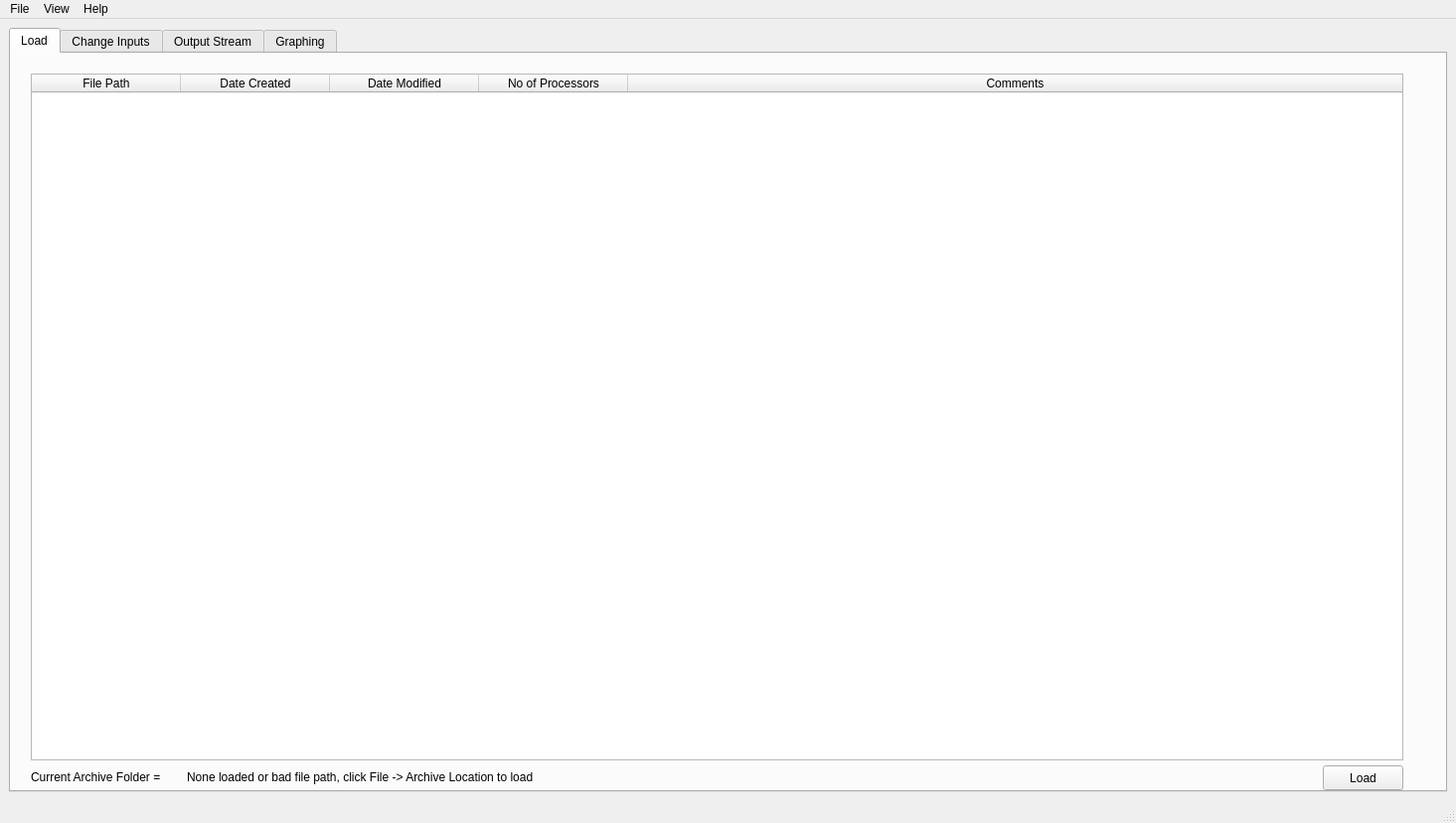
<?xml version="1.0" encoding="UTF-8"?>
<ui version="4.0">
 <class>MainWindow</class>
 <widget class="QMainWindow" name="MainWindow">
  <property name="geometry">
   <rect>
    <x>0</x>
    <y>0</y>
    <width>1465</width>
    <height>828</height>
   </rect>
  </property>
  <property name="cursor">
   <cursorShape>ArrowCursor</cursorShape>
  </property>
  <property name="windowTitle">
   <string>boutGUI</string>
  </property>
  <property name="tabShape">
   <enum>QTabWidget::Rounded</enum>
  </property>
  <widget class="QWidget" name="centralwidget">
   <layout class="QGridLayout" name="gridLayout_2">
    <item row="0" column="0">
     <widget class="QTabWidget" name="tabWidget">
      <property name="toolTip">
       <string/>
      </property>
      <property name="tabShape">
       <enum>QTabWidget::Rounded</enum>
      </property>
      <property name="currentIndex">
       <number>0</number>
      </property>
      <property name="tabsClosable">
       <bool>false</bool>
      </property>
      <property name="movable">
       <bool>false</bool>
      </property>
      <widget class="QWidget" name="Load">
       <property name="enabled">
        <bool>true</bool>
       </property>
       <attribute name="title">
        <string>Load</string>
       </attribute>
       <widget class="QPushButton" name="pushButton">
        <property name="geometry">
         <rect>
          <x>1320</x>
          <y>716</y>
          <width>81</width>
          <height>25</height>
         </rect>
        </property>
        <property name="toolTip">
         <string>Loads the selected file for simualtion after editing</string>
        </property>
        <property name="text">
         <string>Load</string>
        </property>
       </widget>
       <widget class="QTableWidget" name="tableWidget">
        <property name="geometry">
         <rect>
          <x>20</x>
          <y>20</y>
          <width>1381</width>
          <height>691</height>
         </rect>
        </property>
        <property name="alternatingRowColors">
         <bool>true</bool>
        </property>
        <property name="selectionMode">
         <enum>QAbstractItemView::SingleSelection</enum>
        </property>
        <property name="selectionBehavior">
         <enum>QAbstractItemView::SelectRows</enum>
        </property>
        <property name="columnCount">
         <number>5</number>
        </property>
        <attribute name="horizontalHeaderDefaultSectionSize">
         <number>150</number>
        </attribute>
        <attribute name="horizontalHeaderShowSortIndicator" stdset="0">
         <bool>false</bool>
        </attribute>
        <attribute name="horizontalHeaderStretchLastSection">
         <bool>true</bool>
        </attribute>
        <attribute name="verticalHeaderStretchLastSection">
         <bool>false</bool>
        </attribute>
        <column>
         <property name="text">
          <string>File Path</string>
         </property>
         <property name="toolTip">
          <string>Click to sort by file path</string>
         </property>
        </column>
        <column>
         <property name="text">
          <string>Date Created</string>
         </property>
         <property name="toolTip">
          <string>Click to sort by Date Created</string>
         </property>
        </column>
        <column>
         <property name="text">
          <string>Date Modified</string>
         </property>
         <property name="toolTip">
          <string>Click to sort by Date Modified</string>
         </property>
        </column>
        <column>
         <property name="text">
          <string>No of Processors</string>
         </property>
        </column>
        <column>
         <property name="text">
          <string>Comments</string>
         </property>
        </column>
       </widget>
       <widget class="QLabel" name="archivePath">
        <property name="geometry">
         <rect>
          <x>177</x>
          <y>718</y>
          <width>951</width>
          <height>20</height>
         </rect>
        </property>
        <property name="toolTip">
         <string>Shows the file path of the current archive</string>
        </property>
        <property name="text">
         <string>None loaded or bad file path, click File -&gt; Archive Location to load</string>
        </property>
       </widget>
       <widget class="QLabel" name="label_18">
        <property name="geometry">
         <rect>
          <x>20</x>
          <y>720</y>
          <width>201</width>
          <height>16</height>
         </rect>
        </property>
        <property name="text">
         <string>Current Archive Folder =</string>
        </property>
       </widget>
      </widget>
      <widget class="QWidget" name="tab_2">
       <attribute name="title">
        <string>Change Inputs</string>
       </attribute>
       <widget class="QPushButton" name="pushButton_2">
        <property name="geometry">
         <rect>
          <x>1170</x>
          <y>687</y>
          <width>75</width>
          <height>25</height>
         </rect>
        </property>
        <property name="toolTip">
         <string>Save changes made to the control file without running anything</string>
        </property>
        <property name="text">
         <string>Write to file</string>
        </property>
       </widget>
       <widget class="QPushButton" name="pushButton_3">
        <property name="geometry">
         <rect>
          <x>1250</x>
          <y>687</y>
          <width>161</width>
          <height>25</height>
         </rect>
        </property>
        <property name="toolTip">
         <string>Run the simulation with all the user settings </string>
        </property>
        <property name="text">
         <string>Run Simulation</string>
        </property>
       </widget>
       <widget class="QCheckBox" name="checkBox">
        <property name="geometry">
         <rect>
          <x>1171</x>
          <y>720</y>
          <width>71</width>
          <height>20</height>
         </rect>
        </property>
        <property name="toolTip">
         <string>If checked runs the simulations from the previous data</string>
        </property>
        <property name="text">
         <string>Restart</string>
        </property>
       </widget>
       <widget class="QLabel" name="fileLabel">
        <property name="geometry">
         <rect>
          <x>100</x>
          <y>723</y>
          <width>771</width>
          <height>16</height>
         </rect>
        </property>
        <property name="toolTip">
         <string>Current config filepath</string>
        </property>
        <property name="text">
         <string>None</string>
        </property>
       </widget>
       <widget class="QLabel" name="label_15">
        <property name="geometry">
         <rect>
          <x>20</x>
          <y>723</y>
          <width>91</width>
          <height>16</height>
         </rect>
        </property>
        <property name="text">
         <string>Open File =</string>
        </property>
       </widget>
       <widget class="QGroupBox" name="groupBox_18">
        <property name="geometry">
         <rect>
          <x>913</x>
          <y>532</y>
          <width>501</width>
          <height>151</height>
         </rect>
        </property>
        <property name="title">
         <string>Comments</string>
        </property>
        <widget class="QPlainTextEdit" name="plainTextEdit">
         <property name="geometry">
          <rect>
           <x>4</x>
           <y>15</y>
           <width>491</width>
           <height>131</height>
          </rect>
         </property>
         <property name="toolTip">
          <string>Type comments in here that will be saved in the archive</string>
         </property>
        </widget>
       </widget>
       <widget class="QPushButton" name="runScanningSimulation">
        <property name="geometry">
         <rect>
          <x>1250</x>
          <y>715</y>
          <width>161</width>
          <height>25</height>
         </rect>
        </property>
        <property name="toolTip">
         <string>Runs a series of simulations given an increment, a starting variable and a final variable</string>
        </property>
        <property name="text">
         <string>Run Scanning Simulation</string>
        </property>
       </widget>
       <widget class="QLabel" name="label_17">
        <property name="geometry">
         <rect>
          <x>20</x>
          <y>700</y>
          <width>201</width>
          <height>16</height>
         </rect>
        </property>
        <property name="text">
         <string>Current Simulation Code File = </string>
        </property>
       </widget>
       <widget class="QLabel" name="simulationFile">
        <property name="geometry">
         <rect>
          <x>210</x>
          <y>700</y>
          <width>771</width>
          <height>16</height>
         </rect>
        </property>
        <property name="toolTip">
         <string>File path of the simulation code that will be used in the simulation</string>
        </property>
        <property name="text">
         <string>None</string>
        </property>
       </widget>
       <widget class="QSpinBox" name="procSpin">
        <property name="geometry">
         <rect>
          <x>1060</x>
          <y>688</y>
          <width>53</width>
          <height>22</height>
         </rect>
        </property>
        <property name="toolTip">
         <string>Change the number of processor to run the simulation on</string>
        </property>
       </widget>
       <widget class="QLabel" name="label">
        <property name="geometry">
         <rect>
          <x>919</x>
          <y>690</y>
          <width>151</width>
          <height>16</height>
         </rect>
        </property>
        <property name="toolTip">
         <string>Change the number of processor to run the simulation on</string>
        </property>
        <property name="text">
         <string>Number of Processors:</string>
        </property>
       </widget>
       <widget class="QSpinBox" name="niceSpin">
        <property name="geometry">
         <rect>
          <x>1060</x>
          <y>718</y>
          <width>53</width>
          <height>22</height>
         </rect>
        </property>
        <property name="toolTip">
         <string>Set the niceness level of the simulation</string>
        </property>
        <property name="minimum">
         <number>-99</number>
        </property>
       </widget>
       <widget class="QLabel" name="label_2">
        <property name="geometry">
         <rect>
          <x>959</x>
          <y>720</y>
          <width>101</width>
          <height>16</height>
         </rect>
        </property>
        <property name="toolTip">
         <string>Set the niceness level of the simulation</string>
        </property>
        <property name="text">
         <string>'Niceness' level:</string>
        </property>
       </widget>
      </widget>
      <widget class="QWidget" name="tab">
       <attribute name="title">
        <string>Output Stream</string>
       </attribute>
       <widget class="QTextBrowser" name="outputStream">
        <property name="geometry">
         <rect>
          <x>10</x>
          <y>10</y>
          <width>1401</width>
          <height>691</height>
         </rect>
        </property>
        <property name="toolTip">
         <string>The output stream, showing simualtion data from the BOUT code</string>
        </property>
       </widget>
       <widget class="QPushButton" name="stopSimulation">
        <property name="geometry">
         <rect>
          <x>10</x>
          <y>710</y>
          <width>1401</width>
          <height>25</height>
         </rect>
        </property>
        <property name="toolTip">
         <string>Stop the simulation</string>
        </property>
        <property name="text">
         <string>Stop Simulation</string>
        </property>
       </widget>
      </widget>
      <widget class="QWidget" name="tab_3">
       <attribute name="title">
        <string>Graphing</string>
       </attribute>
       <widget class="QComboBox" name="variableCombo">
        <property name="geometry">
         <rect>
          <x>180</x>
          <y>40</y>
          <width>81</width>
          <height>22</height>
         </rect>
        </property>
        <property name="toolTip">
         <string>Choose what variable to plot</string>
        </property>
        <item>
         <property name="text">
          <string>Ne</string>
         </property>
        </item>
        <item>
         <property name="text">
          <string>NVi</string>
         </property>
        </item>
        <item>
         <property name="text">
          <string>P</string>
         </property>
        </item>
        <item>
         <property name="text">
          <string>Nn</string>
         </property>
        </item>
        <item>
         <property name="text">
          <string>NVn</string>
         </property>
        </item>
        <item>
         <property name="text">
          <string>Pn</string>
         </property>
        </item>
        <item>
         <property name="text">
          <string>t</string>
         </property>
        </item>
       </widget>
       <widget class="QSpinBox" name="tspin">
        <property name="geometry">
         <rect>
          <x>270</x>
          <y>40</y>
          <width>53</width>
          <height>22</height>
         </rect>
        </property>
        <property name="toolTip">
         <string>Time value</string>
        </property>
        <property name="minimum">
         <number>-10000000</number>
        </property>
        <property name="maximum">
         <number>10000000</number>
        </property>
        <property name="value">
         <number>0</number>
        </property>
       </widget>
       <widget class="QPushButton" name="createGraph">
        <property name="geometry">
         <rect>
          <x>700</x>
          <y>70</y>
          <width>101</width>
          <height>25</height>
         </rect>
        </property>
        <property name="toolTip">
         <string>Display the data selected as a graph</string>
        </property>
        <property name="text">
         <string>Create Graph</string>
        </property>
       </widget>
       <widget class="QSpinBox" name="xspin">
        <property name="geometry">
         <rect>
          <x>330</x>
          <y>40</y>
          <width>53</width>
          <height>22</height>
         </rect>
        </property>
        <property name="toolTip">
         <string>x value</string>
        </property>
        <property name="minimum">
         <number>-10000000</number>
        </property>
        <property name="maximum">
         <number>10000000</number>
        </property>
       </widget>
       <widget class="QCheckBox" name="tall">
        <property name="geometry">
         <rect>
          <x>270</x>
          <y>70</y>
          <width>84</width>
          <height>20</height>
         </rect>
        </property>
        <property name="toolTip">
         <string>Select all of time </string>
        </property>
        <property name="text">
         <string>All</string>
        </property>
       </widget>
       <widget class="QLabel" name="label_16">
        <property name="geometry">
         <rect>
          <x>20</x>
          <y>40</y>
          <width>151</width>
          <height>16</height>
         </rect>
        </property>
        <property name="text">
         <string>Inputs variable(t,x,y,z) :</string>
        </property>
       </widget>
       <widget class="QSpinBox" name="zspin">
        <property name="geometry">
         <rect>
          <x>450</x>
          <y>40</y>
          <width>53</width>
          <height>22</height>
         </rect>
        </property>
        <property name="toolTip">
         <string>z value</string>
        </property>
        <property name="minimum">
         <number>-1000000</number>
        </property>
        <property name="maximum">
         <number>10000000</number>
        </property>
       </widget>
       <widget class="QSpinBox" name="yspin">
        <property name="geometry">
         <rect>
          <x>390</x>
          <y>40</y>
          <width>53</width>
          <height>22</height>
         </rect>
        </property>
        <property name="toolTip">
         <string>y value</string>
        </property>
        <property name="minimum">
         <number>-999900</number>
        </property>
        <property name="maximum">
         <number>100000000</number>
        </property>
       </widget>
       <widget class="QCheckBox" name="xall">
        <property name="geometry">
         <rect>
          <x>330</x>
          <y>70</y>
          <width>84</width>
          <height>20</height>
         </rect>
        </property>
        <property name="toolTip">
         <string>Select all of x </string>
        </property>
        <property name="text">
         <string>All</string>
        </property>
       </widget>
       <widget class="QPushButton" name="valueButton">
        <property name="geometry">
         <rect>
          <x>400</x>
          <y>107</y>
          <width>101</width>
          <height>25</height>
         </rect>
        </property>
        <property name="toolTip">
         <string>Finds the value of the point specified by the inputs ignoring 'all' selections</string>
        </property>
        <property name="text">
         <string>Value at Point</string>
        </property>
       </widget>
       <widget class="QLineEdit" name="valueLine">
        <property name="geometry">
         <rect>
          <x>180</x>
          <y>107</y>
          <width>211</width>
          <height>21</height>
         </rect>
        </property>
        <property name="text">
         <string/>
        </property>
       </widget>
       <widget class="QPushButton" name="pushButton_7">
        <property name="geometry">
         <rect>
          <x>700</x>
          <y>40</y>
          <width>101</width>
          <height>25</height>
         </rect>
        </property>
        <property name="toolTip">
         <string>Imports the data from the current folder to be used for analysis</string>
        </property>
        <property name="text">
         <string>Collect Data</string>
        </property>
       </widget>
       <widget class="QPushButton" name="divideByButton">
        <property name="geometry">
         <rect>
          <x>400</x>
          <y>137</y>
          <width>101</width>
          <height>25</height>
         </rect>
        </property>
        <property name="toolTip">
         <string>Selects a second point to divide the first by</string>
        </property>
        <property name="text">
         <string>Divide by</string>
        </property>
       </widget>
       <widget class="QLineEdit" name="divideByLine">
        <property name="geometry">
         <rect>
          <x>180</x>
          <y>137</y>
          <width>211</width>
          <height>21</height>
         </rect>
        </property>
       </widget>
       <widget class="QLineEdit" name="answerLine">
        <property name="geometry">
         <rect>
          <x>180</x>
          <y>167</y>
          <width>211</width>
          <height>21</height>
         </rect>
        </property>
       </widget>
       <widget class="QLabel" name="label_19">
        <property name="geometry">
         <rect>
          <x>20</x>
          <y>110</y>
          <width>151</width>
          <height>16</height>
         </rect>
        </property>
        <property name="text">
         <string>Value of Point:</string>
        </property>
       </widget>
       <widget class="QLabel" name="label_20">
        <property name="geometry">
         <rect>
          <x>20</x>
          <y>140</y>
          <width>151</width>
          <height>16</height>
         </rect>
        </property>
        <property name="text">
         <string>Value to Divide By:</string>
        </property>
       </widget>
       <widget class="QLabel" name="label_21">
        <property name="geometry">
         <rect>
          <x>20</x>
          <y>167</y>
          <width>151</width>
          <height>16</height>
         </rect>
        </property>
        <property name="text">
         <string>Answer: </string>
        </property>
       </widget>
       <widget class="QLabel" name="collectedLabel">
        <property name="geometry">
         <rect>
          <x>170</x>
          <y>8</y>
          <width>771</width>
          <height>16</height>
         </rect>
        </property>
        <property name="toolTip">
         <string>The folder path showing the location of the data files</string>
        </property>
        <property name="text">
         <string>None</string>
        </property>
       </widget>
       <widget class="QLabel" name="label_22">
        <property name="geometry">
         <rect>
          <x>20</x>
          <y>8</y>
          <width>161</width>
          <height>16</height>
         </rect>
        </property>
        <property name="toolTip">
         <string>The current source of data in use</string>
        </property>
        <property name="text">
         <string>Data Collected From = </string>
        </property>
       </widget>
       <widget class="QPushButton" name="saveDefaultButton">
        <property name="geometry">
         <rect>
          <x>520</x>
          <y>70</y>
          <width>101</width>
          <height>25</height>
         </rect>
        </property>
        <property name="toolTip">
         <string>Save current settings so they can be used again</string>
        </property>
        <property name="text">
         <string>Save Default</string>
        </property>
       </widget>
       <widget class="QComboBox" name="defaultCombo">
        <property name="geometry">
         <rect>
          <x>520</x>
          <y>40</y>
          <width>171</width>
          <height>22</height>
         </rect>
        </property>
        <property name="toolTip">
         <string>Select default settings</string>
        </property>
        <item>
         <property name="text">
          <string>None</string>
         </property>
        </item>
       </widget>
       <widget class="QCheckBox" name="yall">
        <property name="geometry">
         <rect>
          <x>390</x>
          <y>70</y>
          <width>84</width>
          <height>20</height>
         </rect>
        </property>
        <property name="toolTip">
         <string>Select all of y</string>
        </property>
        <property name="text">
         <string>All</string>
        </property>
       </widget>
       <widget class="QCheckBox" name="zall">
        <property name="geometry">
         <rect>
          <x>450</x>
          <y>70</y>
          <width>84</width>
          <height>20</height>
         </rect>
        </property>
        <property name="toolTip">
         <string>Select all of z</string>
        </property>
        <property name="text">
         <string>All</string>
        </property>
       </widget>
       <widget class="QTextEdit" name="textOutput">
        <property name="geometry">
         <rect>
          <x>22</x>
          <y>430</y>
          <width>661</width>
          <height>261</height>
         </rect>
        </property>
        <property name="toolTip">
         <string>The printed output from commands</string>
        </property>
        <property name="readOnly">
         <bool>true</bool>
        </property>
       </widget>
       <widget class="QLabel" name="label_64">
        <property name="geometry">
         <rect>
          <x>20</x>
          <y>700</y>
          <width>64</width>
          <height>25</height>
         </rect>
        </property>
        <property name="text">
         <string>Command:</string>
        </property>
       </widget>
       <widget class="QTableWidget" name="dataTable">
        <property name="geometry">
         <rect>
          <x>23</x>
          <y>210</y>
          <width>661</width>
          <height>221</height>
         </rect>
        </property>
        <property name="toolTip">
         <string>Table showing the current variables and imported modules</string>
        </property>
        <property name="alternatingRowColors">
         <bool>true</bool>
        </property>
        <property name="selectionMode">
         <enum>QAbstractItemView::MultiSelection</enum>
        </property>
        <property name="selectionBehavior">
         <enum>QAbstractItemView::SelectRows</enum>
        </property>
        <property name="showGrid">
         <bool>false</bool>
        </property>
        <property name="gridStyle">
         <enum>Qt::SolidLine</enum>
        </property>
        <attribute name="horizontalHeaderStretchLastSection">
         <bool>true</bool>
        </attribute>
        <attribute name="verticalHeaderDefaultSectionSize">
         <number>20</number>
        </attribute>
        <column>
         <property name="text">
          <string>Name</string>
         </property>
        </column>
        <column>
         <property name="text">
          <string>Source</string>
         </property>
        </column>
        <column>
         <property name="text">
          <string>Trace</string>
         </property>
        </column>
        <column>
         <property name="text">
          <string>Comments</string>
         </property>
        </column>
       </widget>
       <widget class="QPushButton" name="commandButton">
        <property name="geometry">
         <rect>
          <x>610</x>
          <y>700</y>
          <width>75</width>
          <height>25</height>
         </rect>
        </property>
        <property name="toolTip">
         <string>Run current command</string>
        </property>
        <property name="text">
         <string>Run</string>
        </property>
       </widget>
       <widget class="QLabel" name="collectedLabel_2">
        <property name="geometry">
         <rect>
          <x>520</x>
          <y>20</y>
          <width>771</width>
          <height>16</height>
         </rect>
        </property>
        <property name="text">
         <string>Load a default input selection</string>
        </property>
       </widget>
       <widget class="QFrame" name="frame">
        <property name="geometry">
         <rect>
          <x>700</x>
          <y>104</y>
          <width>701</width>
          <height>621</height>
         </rect>
        </property>
        <property name="toolTip">
         <string>Graphing area, any plots appear here</string>
        </property>
        <property name="frameShape">
         <enum>QFrame::StyledPanel</enum>
        </property>
        <property name="frameShadow">
         <enum>QFrame::Raised</enum>
        </property>
       </widget>
       <widget class="ConsoleWidget" name="commandInput">
        <property name="geometry">
         <rect>
          <x>89</x>
          <y>702</y>
          <width>511</width>
          <height>21</height>
         </rect>
        </property>
        <property name="toolTip">
         <string>Enter commands as if into a python command line</string>
        </property>
       </widget>
      </widget>
     </widget>
    </item>
   </layout>
  </widget>
  <widget class="QMenuBar" name="menubar">
   <property name="geometry">
    <rect>
     <x>0</x>
     <y>0</y>
     <width>1465</width>
     <height>20</height>
    </rect>
   </property>
   <widget class="QMenu" name="menuFile">
    <property name="title">
     <string>File</string>
    </property>
    <addaction name="separator"/>
    <addaction name="actionArchive"/>
    <addaction name="actionSimulation_Code"/>
    <addaction name="actionCreate_Example"/>
    <addaction name="separator"/>
    <addaction name="actionFileHistory"/>
    <addaction name="actionCompare"/>
    <addaction name="separator"/>
    <addaction name="actionStop_Simulation"/>
    <addaction name="separator"/>
    <addaction name="actionExit"/>
   </widget>
   <widget class="QMenu" name="menuHelp">
    <property name="title">
     <string>Help</string>
    </property>
    <addaction name="actionHelp"/>
   </widget>
   <widget class="QMenu" name="menuView">
    <property name="title">
     <string>View</string>
    </property>
    <addaction name="actionPositioning"/>
   </widget>
   <addaction name="menuFile"/>
   <addaction name="menuView"/>
   <addaction name="menuHelp"/>
  </widget>
  <widget class="QStatusBar" name="statusbar"/>
  <action name="actionCompare">
   <property name="text">
    <string>Compare</string>
   </property>
   <property name="toolTip">
    <string>Once a file has been initially loaded this can be selected to compare differences between a second file</string>
   </property>
   <property name="shortcut">
    <string>Ctrl+Alt+C</string>
   </property>
  </action>
  <action name="actionFileHistory">
   <property name="text">
    <string>File History</string>
   </property>
   <property name="toolTip">
    <string>Brings up the automatically created history file which details the files family tree</string>
   </property>
   <property name="shortcut">
    <string>Ctrl+H</string>
   </property>
  </action>
  <action name="actionExit">
   <property name="text">
    <string>Exit</string>
   </property>
   <property name="shortcut">
    <string>Ctrl+Q</string>
   </property>
  </action>
  <action name="actionHelp">
   <property name="text">
    <string>Help</string>
   </property>
   <property name="shortcut">
    <string>F11</string>
   </property>
  </action>
  <action name="actionStop_Simulation">
   <property name="text">
    <string>Stop Simulation</string>
   </property>
   <property name="shortcut">
    <string>Ctrl+C</string>
   </property>
  </action>
  <action name="actionPositioning">
   <property name="text">
    <string>Edit Input Positioning</string>
   </property>
   <property name="toolTip">
    <string>Change the positioning of the input boxes</string>
   </property>
   <property name="shortcut">
    <string>Ctrl+B</string>
   </property>
  </action>
  <action name="actionArchive">
   <property name="text">
    <string>Archive Location</string>
   </property>
   <property name="toolTip">
    <string>This allows the selection of folder to use as an archive</string>
   </property>
   <property name="shortcut">
    <string>Ctrl+O</string>
   </property>
  </action>
  <action name="actionCreate_Example">
   <property name="text">
    <string>Create Example</string>
   </property>
   <property name="toolTip">
    <string>This creates an example folder in the selected archive</string>
   </property>
  </action>
  <action name="actionSimulation_Code">
   <property name="text">
    <string>Simulation Code</string>
   </property>
   <property name="toolTip">
    <string>This allows the code used for simulations to be changed, so different models can be used</string>
   </property>
   <property name="shortcut">
    <string>Ctrl+L</string>
   </property>
  </action>
 </widget>
 <customwidgets>
  <customwidget>
   <class>ConsoleWidget</class>
   <extends>QLineEdit</extends>
   <header>console_widget.h</header>
  </customwidget>
 </customwidgets>
 <resources/>
 <connections/>
</ui>
